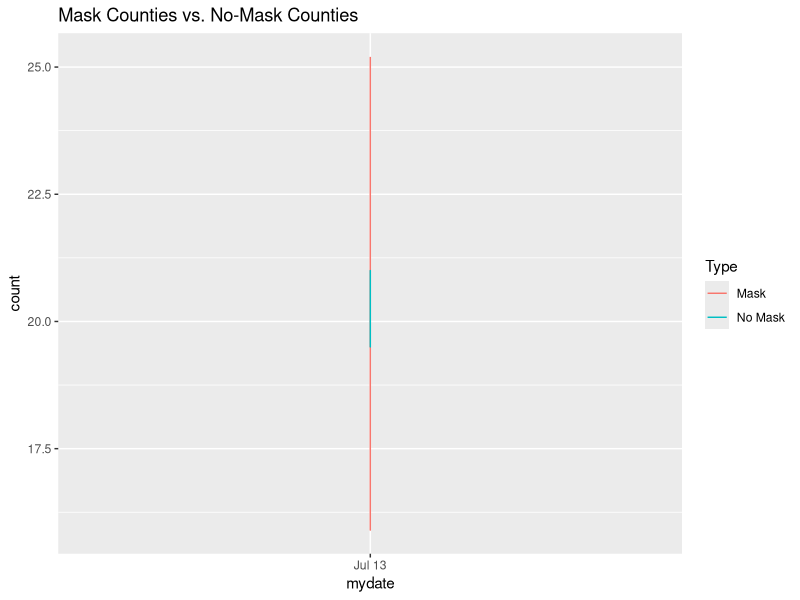

Write R code to recreate this figure.
## ---- chunk 1
library(tidyverse)
library(png)
library(grid)
library(ggplot2)
## ---- chunk 2
df <- tribble(
  ~date, ~count,
  "7/12/2020", 25.2,
  "7/13/2020", 19.8,
  "7/14/2020", 19.8,
  "7/15/2020", 20.5,
  "7/16/2020", 19.8,
  "7/17/2020", 19.8, 
  "7/18/2020", 20.4,
  "7/19/2020", 19.8,
  "7/20/2020", 20.3, 
  "7/21/2020", 21.2,
  "7/22/2020", 19.8,
  "7/23/2020", 19.8, 
  "7/24/2020", 20.5,
  "7/25/2020", 19,
  "7/26/2020", 19.6, 
  "7/27/2020", 17,
  "7/28/2020", 16.6,
  "7/29/2020", 16.6,
  "7/30/2020", 16.7,
  "7/31/2020", 15.9,
  "8/1/2020", 16, 
  "8/2/2020", 15.9,
  "8/3/2020", 16,
  
)
df
## ---- chunk 3
df2 <- tribble(
  ~date, ~count,
  "7/12/2020", 20.9,
  "7/13/2020", 20,
  "7/14/2020", 20.2,
  "7/15/2020", 20.9,
  "7/16/2020", 20.9,
  "7/17/2020", 20.4, 
  "7/18/2020", 20.4,
  "7/19/2020", 19.9,
  "7/20/2020", 19.6, 
  "7/21/2020", 19.6,
  "7/22/2020", 19.7,
  "7/23/2020", 19.5, 
  "7/24/2020", 20.8,
  "7/25/2020", 20.9,
  "7/26/2020", 21, 
  "7/27/2020", 20.5,
  "7/28/2020", 20.5,
  "7/29/2020", 20.5,
  "7/30/2020", 21,
  "7/31/2020", 20.9,
  "8/1/2020", 20, 
  "8/2/2020", 19.9,
  "8/3/2020", 20.2,
  
)
df2
## ---- chunk 4
df3 <- df %>%  mutate(Type = 'Mask') %>%
       bind_rows(df2 %>%
           mutate(Type = 'No Mask'))
## ---- chunk 5
df3
## ---- chunk 6

## ---- chunk 7
Strdate <- c(
  "7/13/2020", 
  "7/14/2020", 
  "7/15/2020", 
  "7/16/2020", 
  "7/17/2020",  
  "7/18/2020", 
  "7/19/2020",
  "7/20/2020",  
  "7/21/2020", 
  "7/22/2020", 
  "7/23/2020",  
  "7/24/2020", 
  "7/25/2020", 
  "7/26/2020",  
  "7/27/2020", 
  "7/28/2020", 
  "7/29/2020", 
  "7/30/2020", 
  "7/31/2020", 
  "8/1/2020",  
  "8/2/2020",
  "8/3/2020")

mydate2 <- as.Date("7/14/2020", "%m/%d/%Y")
mydate <- as.Date("7/13/2020", "%m/%d/%Y")
## ---- chunk 8
ggplot(df3, aes(y = count,x = mydate,color = Type)) + 
  geom_line() +
  ggtitle("Mask Counties vs. No-Mask Counties")
